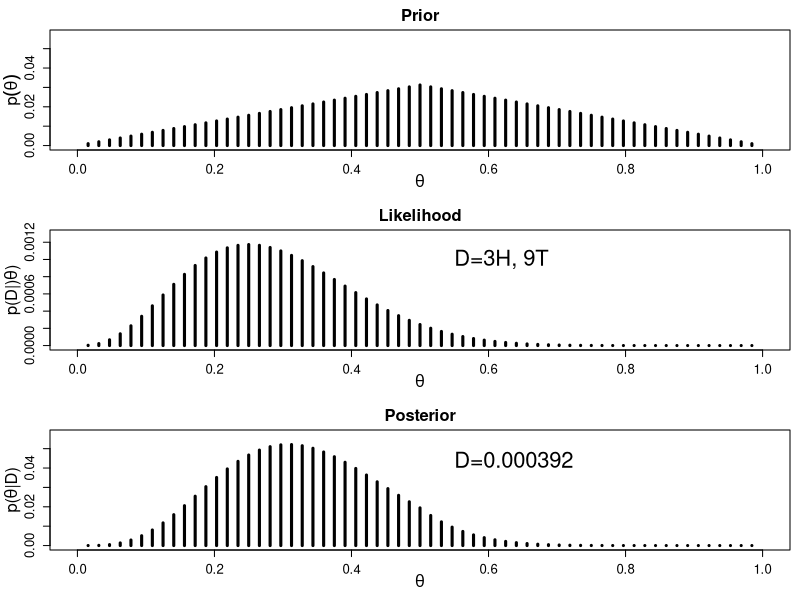

Reproduce this figure in R.
# Figure 4.2
nThetaVals <- 63
Theta <- seq(from=1/(nThetaVals+1),to=nThetaVals/(nThetaVals+1),by=1/(nThetaVals+1))
pTheta <- pmin(Theta,1-Theta)
pTheta <- pTheta / sum(pTheta)
Data = c(1,1,1,0,0,0,0,0,0,0,0,0)
nHeads = sum(Data==1)
nTails = sum(Data==0)

#likelihood
pDataGivenTheta = Theta^nHeads*(1-Theta)^nTails

#posterior
pData = sum(pDataGivenTheta * pTheta)
pThetaGivenData = pDataGivenTheta * pTheta / pData

#plot
windows(7,10)
layout(matrix(c(1,2,3),nrow=3,ncol=1,byrow=F))
par(mar=c(3,3,1,0))
par(mgp=c(2,1,0))
par(mai=c(0.5,0.5,0.3,0.1))

##prior plot
plot(Theta, pTheta, type="h", lwd=3, main="Prior", xlim=c(0,1), xlab=bquote(theta), ylim=c(0,1.1*max(pThetaGivenData)), ylab=bquote(p(theta)), cex.axis=1.2, cex.lab=1.5, cex.main=1.5)

##likelihood plot
plot(Theta, pDataGivenTheta, type="h", lwd=3, main="Likelihood", xlim=c(0,1), xlab=bquote(theta), ylim=c(0,1.1*max(pDataGivenTheta)), ylab=bquote(paste("p(D|)", theta, ")")), cex.axis=1.2, cex.lab=1.5, cex.main=1.5)
text(0.55,0.85*max(pDataGivenTheta), cex=2.0, bquote("D=" * .(nHeads) * "H, " * .(nTails) * "T"), adj=c(0,0.5))

##posteior plot
plot(Theta, pThetaGivenData, type="h", lwd=3, main="Posterior", xlim=c(0,1), xlab=bquote(theta), ylim=c(0,1.1*max(pThetaGivenData)), ylab=bquote(paste("p(",theta,"|D)")), cex.axis=1.2, cex.lab=1.5, cex.main=1.5)
text(0.55,0.85*max(pThetaGivenData), cex=2.0, bquote("D=" * .(signif(pData,3))), adj=c(0,0.5))
